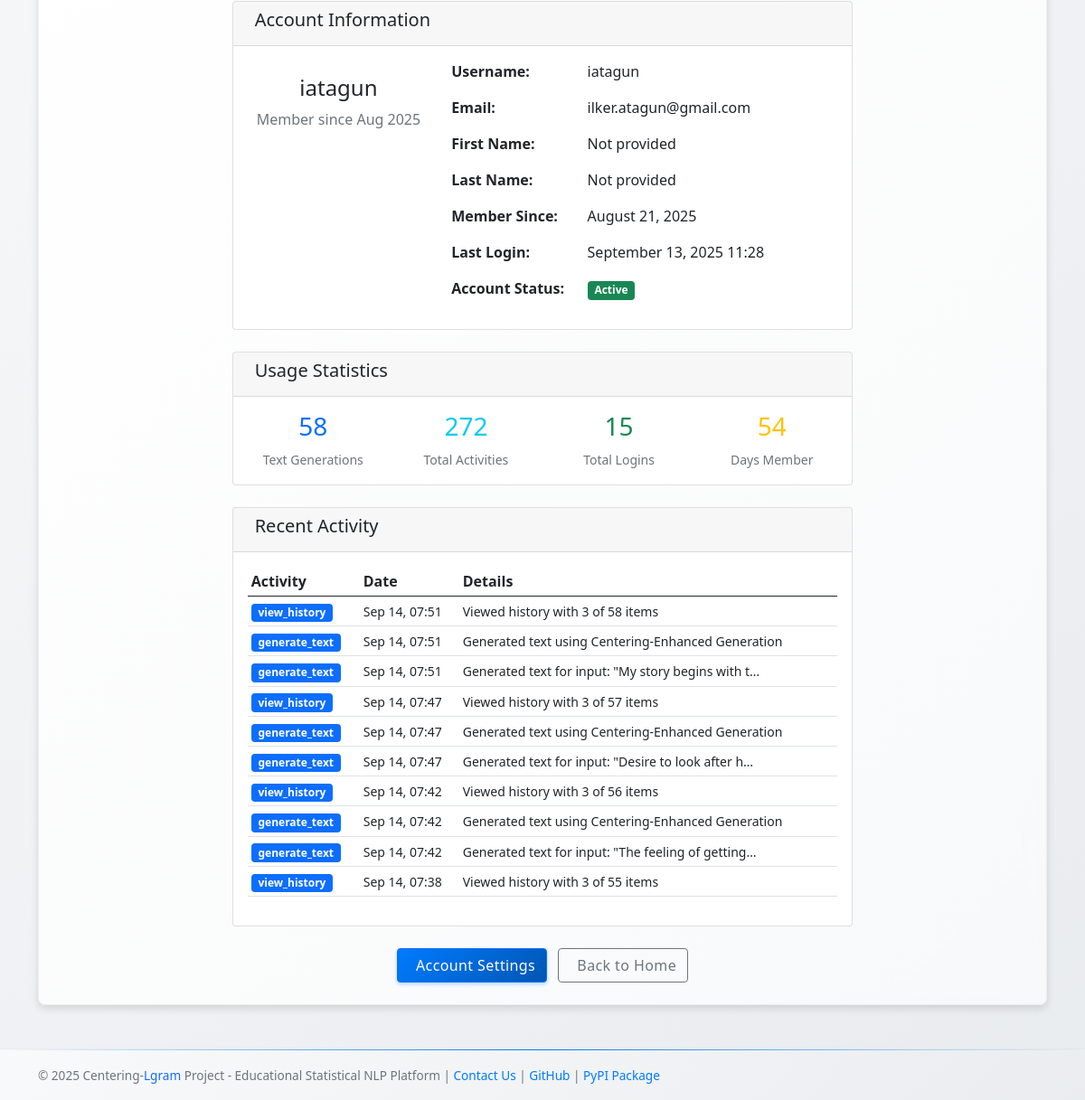
Before: /profile/ (signed in, lower part) with the older database file.
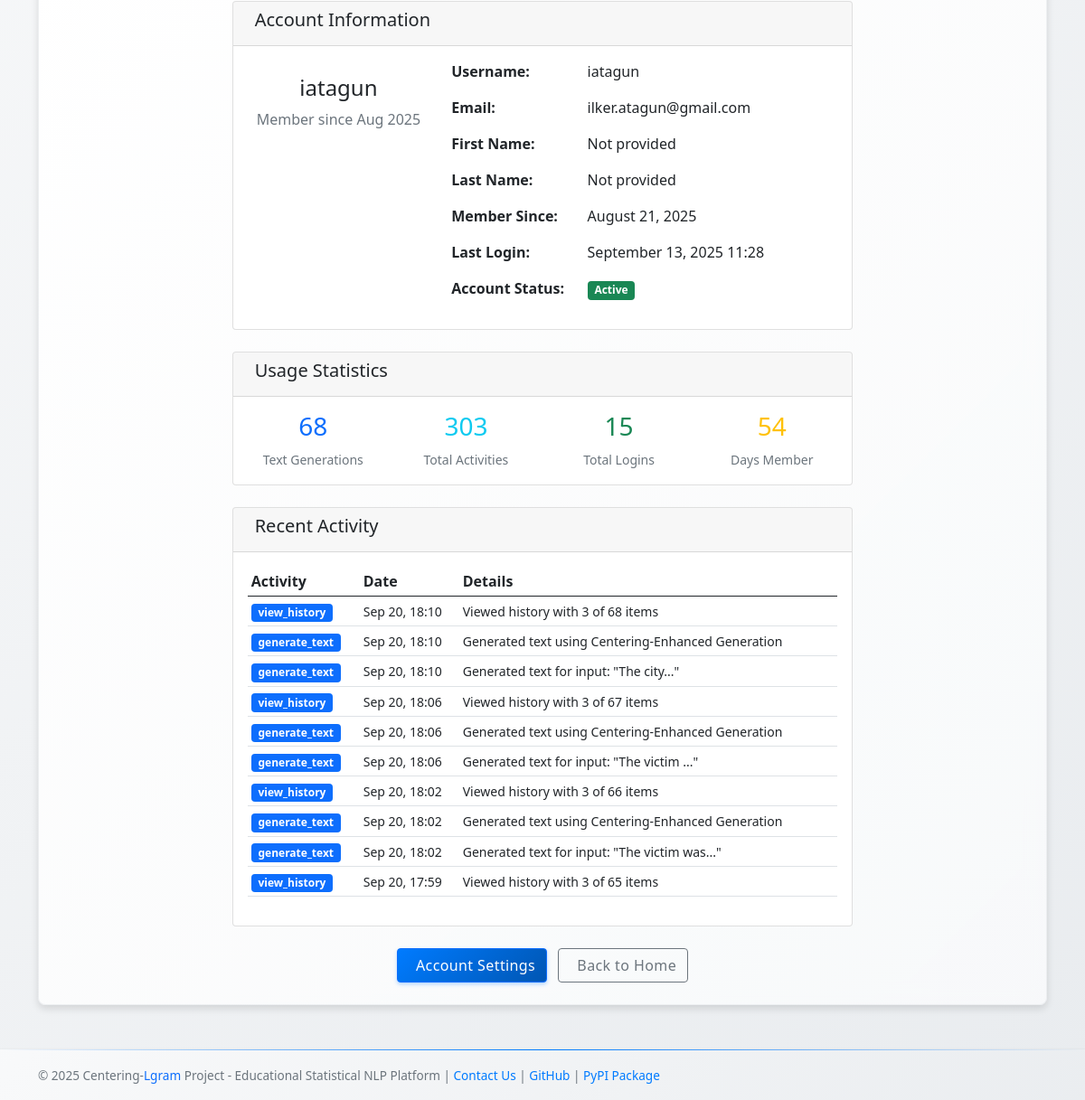
After: the same page with the newer database file.
### main/models.py (models this page shows, shortened)
class UserActivityLog(models.Model):
    ACTION_CHOICES = [
        ('login', 'Login'),
        ('logout', 'Logout'),
        ('generate_text', 'Generate Text'),
        ('view_history', 'View History'),
        ('view_transition_analysis', 'View Transition Analysis'),
        ('view_coherence_report', 'View Coherence Report'),
        ('register', 'Register'),
        ('profile_update', 'Profile Update'),
        ('password_change', 'Password Change'),
    ]
    user = models.ForeignKey(User, on_delete=models.CASCADE, related_name='activity_logs', null=True, blank=True)
    session_key = models.CharField(max_length=40, db_index=True, blank=True)
    action = models.CharField(max_length=50, choices=ACTION_CHOICES)
    description = models.TextField(blank=True)
    ip_address = models.GenericIPAddressField(null=True, blank=True)
    user_agent = models.TextField(blank=True)
    timestamp = models.DateTimeField(default=timezone.now)
    additional_data = models.JSONField(default=dict, blank=True)  # Ekstra veri için
    class Meta:
        ordering = ['-timestamp']
        verbose_name = 'User Activity Log'
        verbose_name_plural = 'User Activity Logs'
        indexes = [
            models.Index(fields=['user', '-timestamp']),
            models.Index(fields=['action', '-timestamp']),
            models.Index(fields=['session_key', '-timestamp']),
        ]

### main/views.py (the view)
# urls.py: path('profile/', profile_view, name='profile'),
@login_required
def profile_view(request):
	total_generations = GeneratedText.objects.filter(user=request.user).count()
	total_activities = UserActivityLog.objects.filter(user=request.user).count()
	login_count = UserLoginLog.objects.filter(user=request.user, login_successful=True).count()
	days_member = (timezone.now() - request.user.date_joined).days
	stats = {
		'total_generations': total_generations,
		'total_activities': total_activities,
		'login_count': login_count,
		'days_member': days_member,
	}
	recent_activities = UserActivityLog.objects.filter(
		user=request.user
	).order_by('-timestamp')[:10]
	return render(request, 'main/profile.html', {
		'stats': stats,
		'recent_activities': recent_activities,
	})

### main/context_processors.py (called while the page is built)
def language_context(request):
    current_language = translation.get_language() or 'en'
    return {
        'LANGUAGE_CODE': current_language,
        'simple_translate': lambda text: simple_translate(text, current_language),
    }

### main/templates/main/profile.html (shortened to what the changed rows need)
{% extends 'main/base.html' %}
{% load static %}
{% block Generator %}
<div class="container mt-4">
    <div class="row">
        <div class="col-md-8 mx-auto">
            <div class="card mt-4">
                <div class="card-body">
                    <div class="row">
                        <div class="col-md-3 text-center">
                            <h3 class="text-primary">{{ stats.total_generations }}</h3>
                            <small class="text-muted">Text Generations</small>
                        </div>
                        <div class="col-md-3 text-center">
                            <h3 class="text-info">{{ stats.total_activities }}</h3>
                            <small class="text-muted">Total Activities</small>
                        </div>
                    </div>
                </div>
            </div>
            <div class="card mt-4">
                <div class="card-body">
                    {% if recent_activities %}
                        <div class="table-responsive">
                            <table class="table table-sm">
                                <thead>
                                    <tr>
                                        <th>Activity</th>
                                        <th>Date</th>
                                        <th>Details</th>
                                    </tr>
                                </thead>
                                <tbody>
                                    {% for activity in recent_activities %}
                                    <tr>
                                        <td>
                                            <span class="badge bg-primary">{{ activity.action }}</span>
                                        </td>
                                        <td>
                                            <small>{{ activity.timestamp|date:"M j, H:i" }}</small>
                                        </td>
                                        <td>
                                            <small>{{ activity.description|truncatechars:50 }}</small>
                                        </td>
                                    </tr>
                                    {% endfor %}
                                </tbody>
                            </table>
                        </div>
                    {% else %}
                        <p class="text-muted text-center">No recent activities found.</p>
                    {% endif %}
                </div>
            </div>
        </div>
    </div>
</div>
{% endblock %}

Changed rows visible on the page:
no longer on this page (row unchanged): UserActivityLog: action "view_history", timestamp "Sep 14, 07:51", description "Viewed history with 3 of 58 items"
no longer on this page (row unchanged): UserActivityLog: action "generate_text", timestamp "Sep 14, 07:51", description "Generated text using Centering-Enhanced Generation"
no longer on this page (row unchanged): UserActivityLog: action "generate_text", timestamp "Sep 14, 07:51", description "Generated text for input: \"My story begins with t…"
no longer on this page (row unchanged): UserActivityLog: action "view_history", timestamp "Sep 14, 07:47", description "Viewed history with 3 of 57 items"
no longer on this page (row unchanged): UserActivityLog: action "generate_text", timestamp "Sep 14, 07:47", description "Generated text using Centering-Enhanced Generation"
no longer on this page (row unchanged): UserActivityLog: action "generate_text", timestamp "Sep 14, 07:47", description "Generated text for input: \"Desire to look after h…"
no longer on this page (row unchanged): UserActivityLog: action "view_history", timestamp "Sep 14, 07:42", description "Viewed history with 3 of 56 items"
no longer on this page (row unchanged): UserActivityLog: action "generate_text", timestamp "Sep 14, 07:42", description "Generated text using Centering-Enhanced Generation"
no longer on this page (row unchanged): UserActivityLog: action "generate_text", timestamp "Sep 14, 07:42", description "Generated text for input: \"The feeling of getting…"
no longer on this page (row unchanged): UserActivityLog: action "view_history", timestamp "Sep 14, 07:38", description "Viewed history with 3 of 55 items"
added UserActivityLog: action "view_history", timestamp "Sep 20, 18:10", description "Viewed history with 3 of 68 items"
added UserActivityLog: action "generate_text", timestamp "Sep 20, 18:10", description "Generated text using Centering-Enhanced Generation"
added UserActivityLog: action "generate_text", timestamp "Sep 20, 18:10", description "Generated text for input: \"The city...\""
added UserActivityLog: action "view_history", timestamp "Sep 20, 18:06", description "Viewed history with 3 of 67 items"
added UserActivityLog: action "generate_text", timestamp "Sep 20, 18:06", description "Generated text using Centering-Enhanced Generation"
added UserActivityLog: action "generate_text", timestamp "Sep 20, 18:06", description "Generated text for input: \"The victim ...\""
added UserActivityLog: action "view_history", timestamp "Sep 20, 18:02", description "Viewed history with 3 of 66 items"
added UserActivityLog: action "generate_text", timestamp "Sep 20, 18:02", description "Generated text using Centering-Enhanced Generation"
added UserActivityLog: action "generate_text", timestamp "Sep 20, 18:02", description "Generated text for input: \"The victim was...\""
added UserActivityLog: action "view_history", timestamp "Sep 20, 17:59", description "Viewed history with 3 of 65 items"
Other visible differences:
{{ stats.total_generations }}: "58" → "68"
{{ stats.total_activities }}: "272" → "303"
